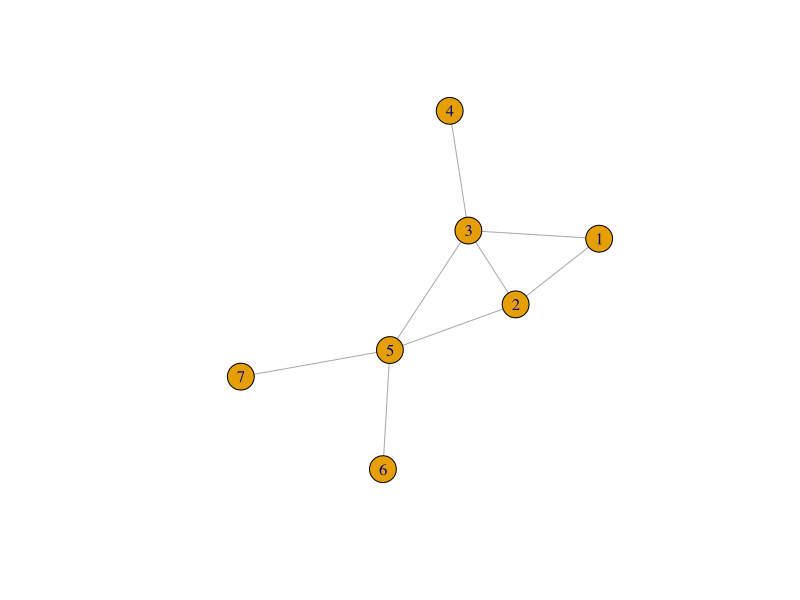
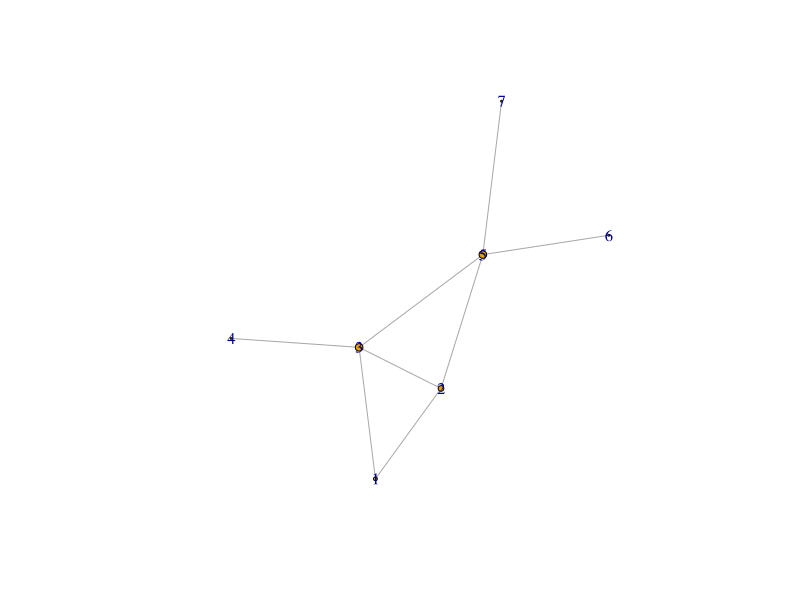
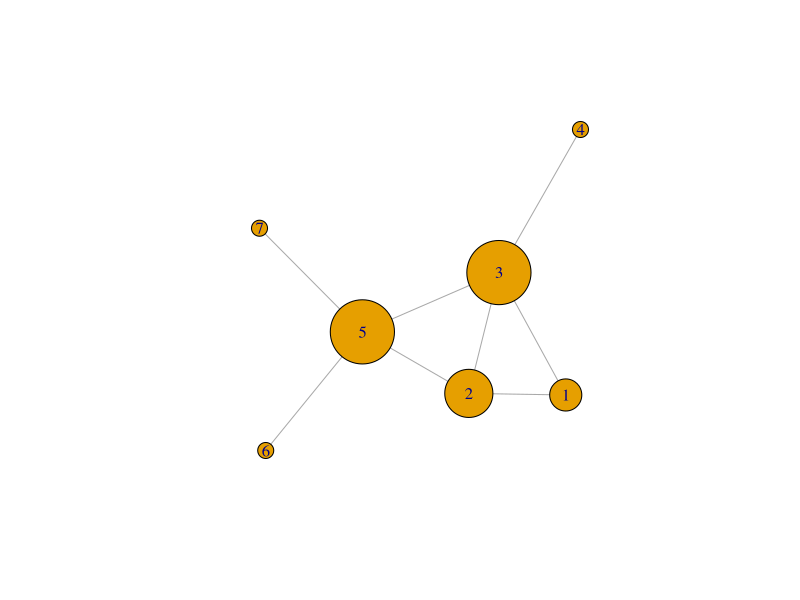
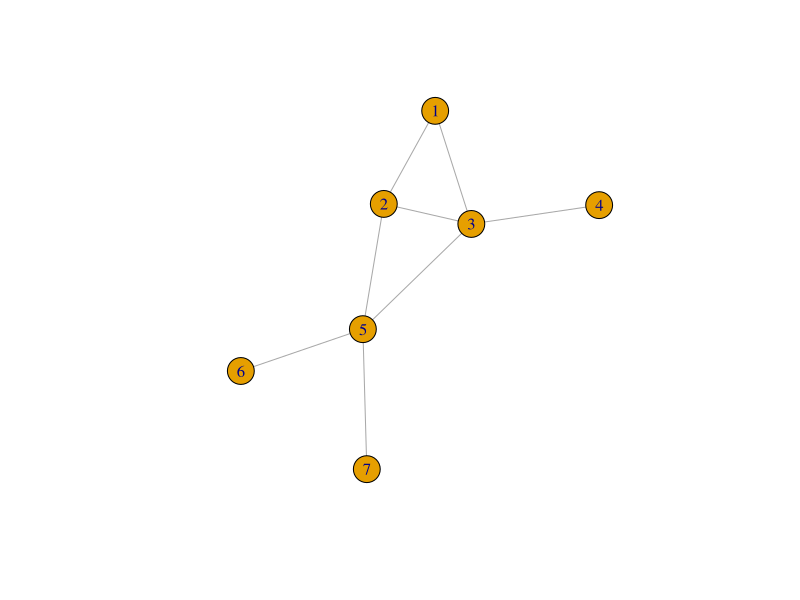
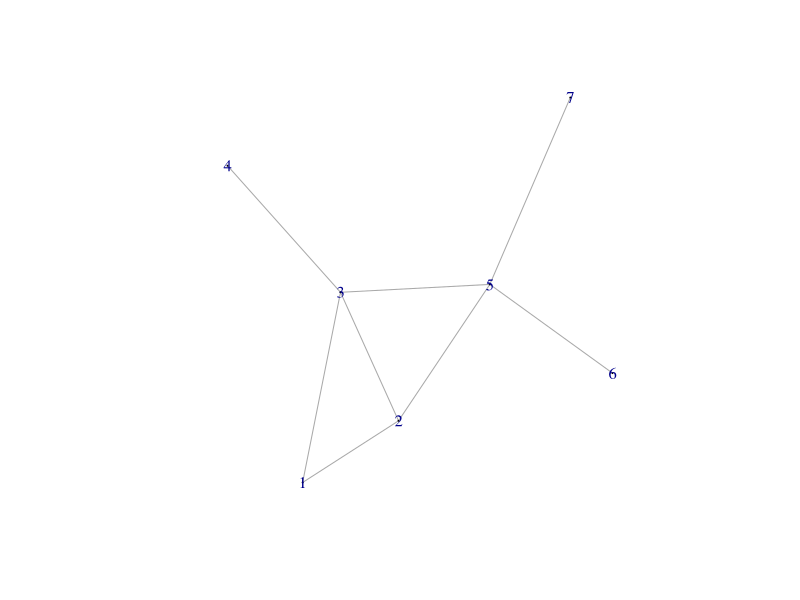
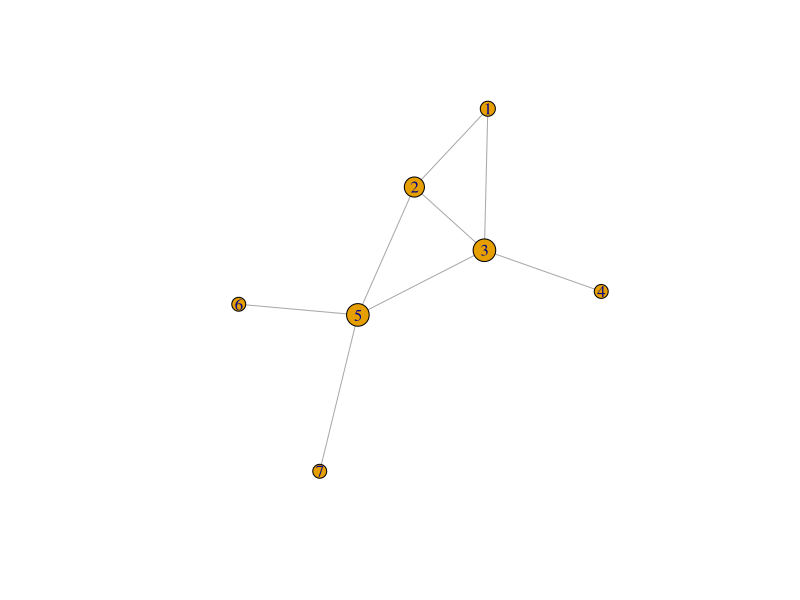
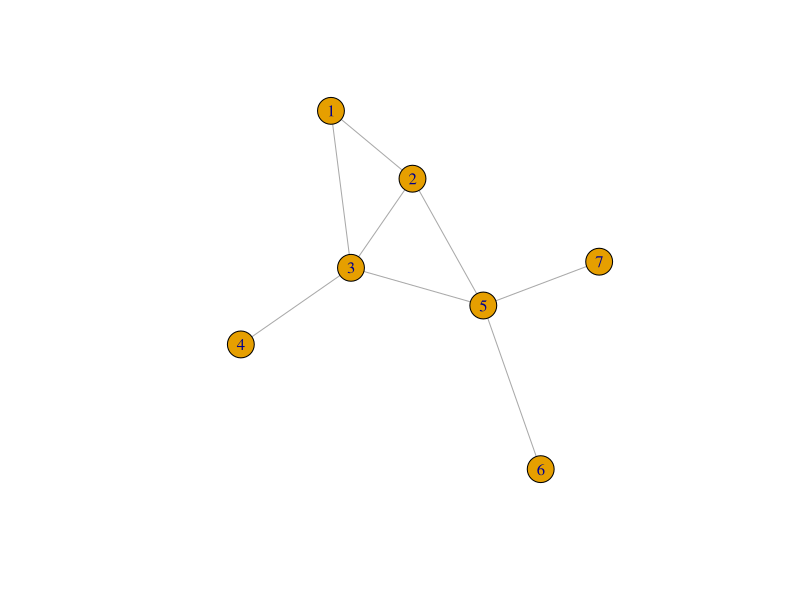
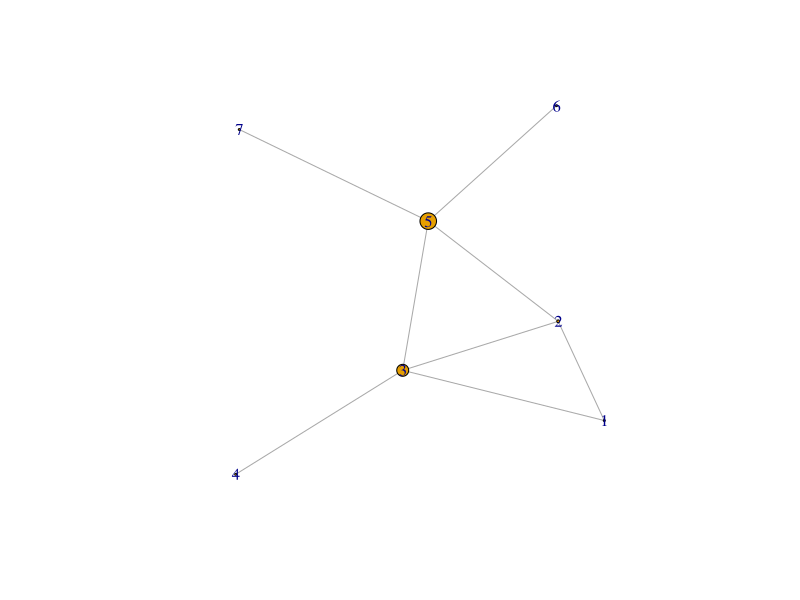

These figures' R source, in order: (Note: this script raises an error after producing the figures.)
#' ===========================================================================================
#' 9595N1: Network Analysis and Infographics
#' Dr. Daniele Rotolo (www.danielerotolo.com)
#' SPRU Science Policy Research Unit, University of Sussex
#' ===========================================================================================
#' S5: Descriptive network analysis B
#' ===========================================================================================


#0.Remove objects and load igraph ----------
rm(list=ls())
library(igraph)
library(readr)


#1.Degree  ----------
help("degree")                                                      #Explore this function

g <- graph.formula(1-2, 1-3, 2-3, 3-4, 2-5, 3-5, 5-6, 5-7)          #Create a network
plot(g)                                                             #Display the network

V(g)$degree <- degree(g, normalized = FALSE)                        #Degree (as anode attribute)
g                                                                   #Degree is now an attribute of the network
V(g)$degree                                                         #Display the degree

V(g)$degree_n <- degree(g, normalized = TRUE)                       #Normalised degree (as anode attribute)
g                                                                   #Normalised degree is now an attribute of the network
V(g)$degree_n                                                       #Display the normalised degree

V(g)$size <- V(g)$degree                                            #Degree in terms of size of nodes
plot(g)                                                             #Display the network
V(g)$size <- V(g)$degree*10                                         #Degree in terms of size of nodes * 10
plot(g)                                                             #Display the network



#2.Closeness  ----------
help("closeness")                                                      #Explore this function

g <- graph.formula(1-2, 1-3, 2-3, 3-4, 2-5, 3-5, 5-6, 5-7)          #Create a network
plot(g)                                                             #Display the network

V(g)$closeness <- closeness(g, normalized = FALSE)                  #Closeness (as anode attribute)
g                                                                   #Closeness is now an attribute of the network
V(g)$closeness                                                      #Display the closeness

V(g)$closeness_n <- closeness(g, normalized = TRUE)                 #Normalised closeness (as anode attribute)
g                                                                   #Normalised closeness is now an attribute of the network
V(g)$closeness_n                                                    #Display the normalised closeness

V(g)$size <- V(g)$closeness                                         #Closeness in terms of size of nodes
plot(g)                                                             #Display the network
V(g)$size <- V(g)$closeness*100                                     #Closeness in terms of size of nodes * 100
plot(g)                                                             #Display the network



#3.Betweenness  ----------
help("betweenness")                                                 #Explore this function

g <- graph.formula(1-2, 1-3, 2-3, 3-4, 2-5, 3-5, 5-6, 5-7)          #Create a network
plot(g)                                                             #Display the network

V(g)$betweenness <- betweenness(g, directed=FALSE, normalized = FALSE)              #Betweenness (as anode attribute)
g                                                                   #Betweenness is now an attribute of the network
V(g)$betweenness                                                    #Display the betweenness

V(g)$betweenness_n <- betweenness(g, normalized = TRUE)             #Normalised betweenness (as anode attribute)
g                                                                   #Normalised betweenness is now an attribute of the network
V(g)$betweenness_n                                                  #Display the normalised betweenness

V(g)$size <- V(g)$betweenness                                       #Betweenness in terms of size of nodes
plot(g)                                                             #Display the network
V(g)$size <- V(g)$betweenness*2                                     #Betweenness in terms of size of nodes * 2
plot(g)                                                             #Display the network



#4.Degree, Closeness, Betweenness and visualisation ----------
g <- graph.formula(1-2, 1-3, 2-3, 3-4, 2-5, 3-5, 5-6, 5-7)          #Create a network
plot(g)                                                             #Display the network

V(g)$degree      <- degree(g, normalized = FALSE)                   #Degree (as anode attribute)
V(g)$closeness   <- closeness(g, normalized = FALSE)                #Closeness (as anode attribute)
V(g)$betweenness <- betweenness(g, normalized = FALSE)              #Betweenness (as anode attribute)
g                                                                   #Centrality measures are now attributes of the network

V(g)$size <- V(g)$degree*10                                         #Degree in terms of size of nodes * 10
plot(g)                                                             #Display the network                                                           #Display the network

V(g)$color <- ifelse(V(g)$closeness == max(V(g)$closeness),         #Color yellow nodes with the max value of closeness 
                     "yellow", "lightblue")
plot(g)                                                             #Display the network                                                           #Display the network

V(g)$color <- ifelse(V(g)$betweenness == max(V(g)$betweenness),     #Color yellow nodes with the max value of betweenness 
                     "yellow", "lightblue")
plot(g)                                                             #Display the network                                                           #Display the network

V(g)$color <- ifelse(V(g)$betweenness == max(V(g)$betweenness),"yellow", ifelse(V(g)$betweenness == min(V(g)$betweenness),"pink","lightblue"))
plot(g)


#5.Degree, Closeness, Betweenness (export) ----------
centrality_measures <- as.data.frame(vertex_attr(g))
write_csv(centrality_measures, "centrality_measures.csv")



#6.Centralization ----------
centr_degree(g, mode = "total", loops = F)                         #Degree centralisation  
centr_clo(g, mode = "total")                                       #Closeness centralisation
centr_betw(g, directed = F)                                        #Betweenness centralisation



#7.Weighted centralities ----------
g <- read_graph("lesmiserables.gml", format = "gml")               #Let's load a weighted network
plot(g)                                                            #Display the network  
g                                                                  #Explore the network data
E(g)$weight <- E(g)$value                                          #The weight of the edges is stored as "value" attribute so we need to work on this

V(g)$degree_w <- strength(g, mode = "all", loops = F)
V(g)$degree_w

V(g)$closeness_w <- closeness(g, normalized = F)
V(g)$closeness_w

V(g)$betweenness_w <- betweenness(g, normalized = F)
V(g)$betweenness_w


#'If you need to calculate the unweighted 
#'closeness and betweenness centrality measures
#'you need to delete the weight attribute
g1 <- delete_edge_attr(g, "weight")
betweenness(g1, normalized = F)
closeness(g1, normalized = F)



#' EXERCISE   --- --- --- --- --- --- --- --- --- --- --- ---
#' 1. Load the data of the inter-organisational network ("edge_list_interorg.csv")
#' 2. Display the network
#' 3. Display degree in terms of node size
#' 4. Color red the node with the highest closeness
#' 5. Color yellow the node with the highest betweenness
#' 6. Export centrality measures as a csv
# --- --- --- --- --- --- --- --- --- --- --- --- --- --- ---